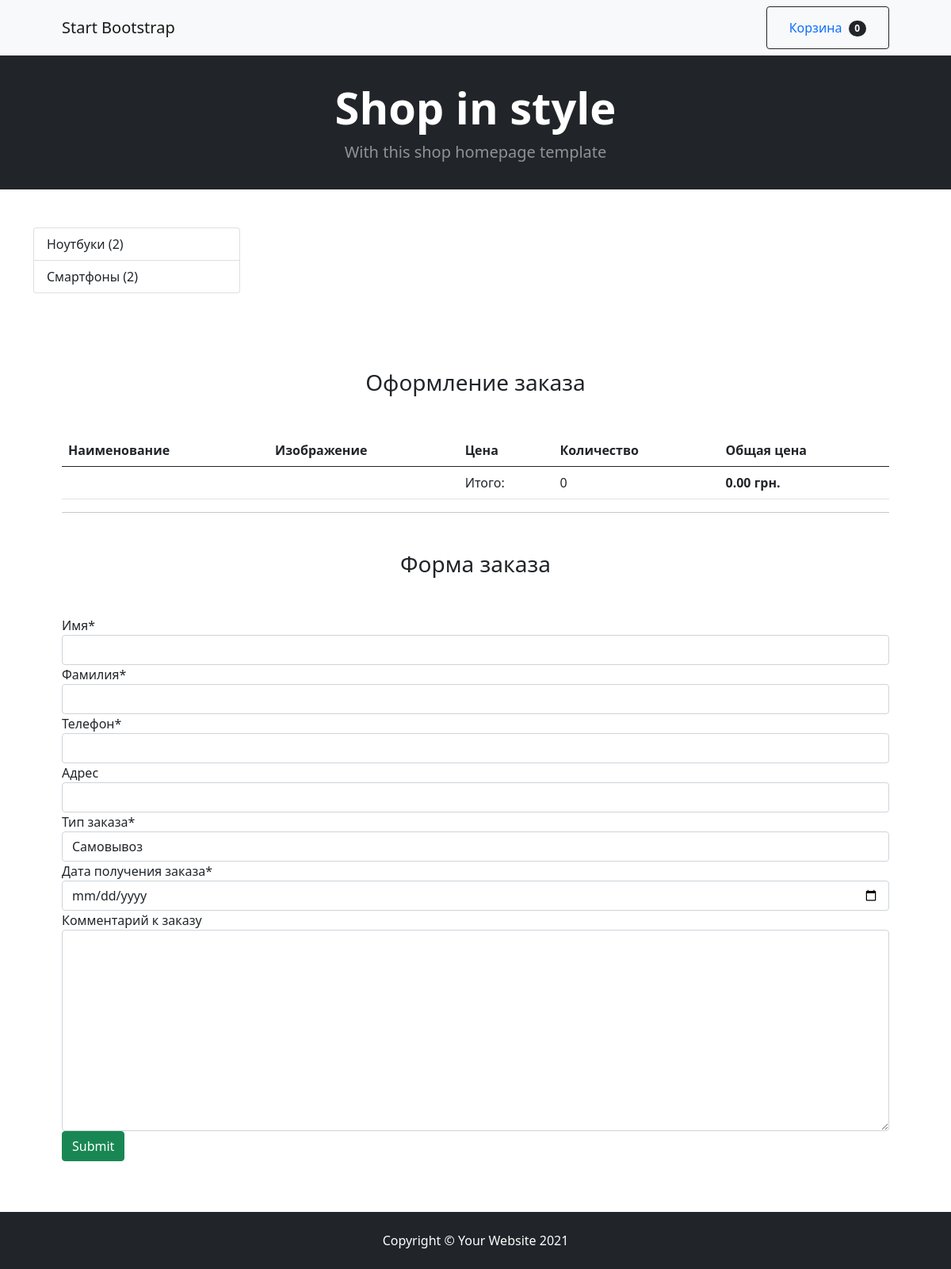
Screenshot of /checkout/ (signed in) with the database file from the repository.
### mainapp/models.py (models this page shows, shortened)
class Cart(models.Model):
    owner = models.ForeignKey('Customer', null=True, verbose_name='Владелец', on_delete=models.CASCADE)
    products = models.ManyToManyField(CartProduct, blank=True, related_name='related_cart')
    total_products = models.PositiveIntegerField(default=0)
    final_price = models.DecimalField(max_digits=9, default=0, decimal_places=2, verbose_name='Общая цена')
    in_order = models.BooleanField(default=False)
    for_anonymous_user = models.BooleanField(default=False)

class Category(models.Model):
    name = models.CharField(max_length=255,verbose_name='Имя категории')
    slug = models.SlugField(unique=True)
    objects = CategoryManager()
    def get_absolute_url(self):
        return reverse('category_detail', kwargs={'slug': self.slug})

### mainapp/views.py (the view)
# urls.py: path('checkout/', CheckoutView.as_view(), name='checkout'),
class CheckoutView(CartMixin, View):
    def get(self, request, *args, **kwargs):
        categories = Category.objects.get_categories_for_left_sidebar()
        form = OrderForm(request.POST or None)
        context = {
            'cart': self.cart,
            'categories': categories,
            'form': form
        }
        return render(request, 'checkout.html', context)

### mainapp/forms.py
class OrderForm(forms.ModelForm):
    def __init__(self, *args, **kwargs):
        super().__init__(*args, **kwargs)
        self.fields['order_date'].label = 'Дата получения заказа'
    order_date = forms.DateField(widget=forms.TextInput(attrs={'type': 'date'}))
    class Meta:
        model = Order
        fields = (
            'first_name', 'last_name', 'phone', 'address', 'buying_type', 'order_date', 'comment'
        )

### mainapp/mixins.py (called while the page is built)
    def dispatch(self, request, *args, **kwargs):
        if request.user.is_authenticated:
            customer = Customer.objects.filter(user=request.user).first()
            if not customer:
                customer = Customer.objects.create(
                    user=request.user
                )
            cart = Cart.objects.filter(owner=customer, in_order=False).first()
            if not cart:
                cart = Cart.objects.create(owner=customer)
        else:
            cart = Cart.objects.filter(for_anonymous_user=True).first()
            if not cart:
                cart = Cart.objects.create(for_anonymous_user=True)
        self.cart = cart
        return super().dispatch(request, *args, **kwargs)

### mainapp/models.py (called while the page is built)
def get_models_for_count(*model_names):
    return (models.Count(model_name) for model_name in model_names)

    def get_queryset(self):
        return super().get_queryset()

    def get_categories_for_left_sidebar(self):
        models = get_models_for_count('notebook', 'smartphone')
        qs = list(self.get_queryset().annotate(*models))
        data = [
            dict(name=c.name, url=c.get_absolute_url(), count=getattr(c,self.CATEGORY_NAME_COUNT_NAME[c.name]))
            for c in qs
        ]
        return data

### mainapp/templates/checkout.html (shortened to what this page needs)
{% extends 'base.html' %}
{% load crispy_forms_tags %}
{% block content %}
<h3 class="text-center mt-5 mb-5">Оформление заказа</h3>
<table class="table">
  <thead>
    <tr>
      <th scope="col">Наименование</th>
      <th scope="col">Изображение</th>
      <th scope="col">Цена</th>
      <th scope="col">Количество</th>
      <th scope="col">Общая цена</th>
    </tr>
  </thead>
  <tbody>
        <tr>
          <td colspan="2"></td>
          <td>Итого:</td>
          <td>{{ cart.total_products }}</td>
          <td><strong>{{ cart.final_price }} грн.</strong></td>
        </tr>
  </tbody>
</table>
<hr>
<h3 class="text-center mt-5 mb-5">Форма заказа</h3>
<form action="{% url 'make_order' %}" method="POST">
  {{ form|crispy }}
  <input type="submit" class="btn btn-success btn-block mb-3" values="Оформить заказ">
</form>
{% endblock content %}

### mainapp/templates/base.html (shortened to what this page needs)
<!DOCTYPE html>
<html lang="en">
    <head>
        <link href="https://cdn.jsdelivr.net/npm/bootstrap-icons@1.5.0/font/bootstrap-icons.css" rel="stylesheet" />
        <link href="https://cdn.jsdelivr.net/npm/bootstrap@5.1.0/dist/css/bootstrap.min.css" rel="stylesheet">
    </head>
    <body>
        <nav class="navbar navbar-expand-lg navbar-light bg-light">
            <div class="container px-4 px-lg-5">
                <a class="navbar-brand" href="#!">Start Bootstrap</a>
                    <form class="d-flex">
                        <button class="btn btn-outline-dark" type="submit">
                            <a class="nav-link" href="{% url 'cart' %}">Корзина <span class="badge bg-dark text-white ms-1 rounded-pill">{{ cart.products.count }}</span></a>
                        </button>
                    </form>
            </div>
        </nav>
        <header class="bg-dark py-4">
            <div class="container px-2 px-lg-5 my-2">
                <div class="text-center text-white">
                    <h1 class="display-4 fw-bolder">Shop in style</h1>
                    <p class="lead fw-normal text-white-50 mb-0">With this shop homepage template</p>
                </div>
            </div>
        </header>
        <div class="container">
            <div class="row">
                <div class="col-lg-3 mt-5">
                    <div class="list-group">
                        {% for category in categories %}
                        <a href="{{ category.url }}" class="list-group-item">{{ category.name }} ({{ category.count }})</a>
                        {% endfor %}
                    </div>
                </div>
            </div>
        </div>
        <section class="py-5">
            <div class="container px-4 px-lg-5 mt-5">
                {% block content %}{% endblock content %}
            </div>
        </section>
        <footer class="py-4 bg-dark">
            <div class="container"><p class="m-0 text-center text-white">Copyright &copy; Your Website 2021</p></div>
        </footer>
    </body>
</html>

### rows the page displays
Cart: products.count "0", total_products "0", final_price "0.00"
Category: name "Ноутбуки"
Category: name "Смартфоны"

### other values shown
{{ category.count }} "2" "2"
